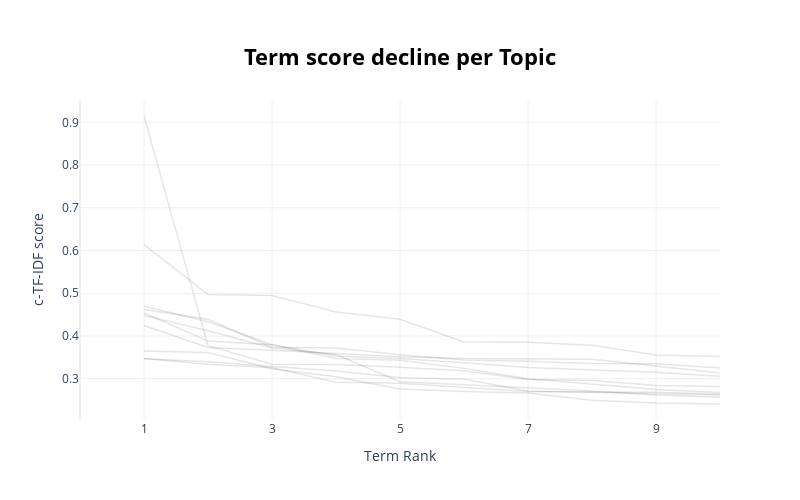

Here is the notebook cell this chart was saved with:
### Markdown cell above
rank c-tf-idf của các từ theo thứ tự giảm dần

### Code cell
topic_model.visualize_term_rank() # => visualize_term_rank (rank, score)

### Figure 1 — Plotly figure (JSON) as saved in the notebook; plotly's stock layout.template omitted (floating-point values rounded to 4 significant figures)
{"data": [{"hovertext": "<b>Topic 0</b>:thi_tiếng_anh_tiếng_anh_naoc_k_học_", "line": {"color": "black", "width": 1.5}, "mode": "lines+lines", "name": "", "opacity": 0.1, "type": "scatter", "x": [1, 2, 3, 4, 5, 6, 7, 8, 9, 10], "y": [0.4618, 0.439, 0.3736, 0.3718, 0.3564, 0.344, 0.3407, 0.3353, 0.3349, 0.3253]}, {"hovertext": "<b>Topic 1</b>:clb_svtn_ptit_à_tiếng_anh_page_đội_", "line": {"color": "black", "width": 1.5}, "mode": "lines+lines", "name": "", "opacity": 0.1, "type": "scatter", "x": [1, 2, 3, 4, 5, 6, 7, 8, 9, 10], "y": [0.4247, 0.373, 0.3666, 0.3592, 0.3515, 0.3471, 0.3465, 0.3458, 0.3296, 0.3136]}, {"hovertext": "<b>Topic 2</b>:cccd_hà_đông_plđc_ạaaa_mai_lĩnh_đk_", "line": {"color": "black", "width": 1.5}, "mode": "lines+lines", "name": "", "opacity": 0.1, "type": "scatter", "x": [1, 2, 3, 4, 5, 6, 7, 8, 9, 10], "y": [0.3466, 0.3399, 0.3285, 0.3183, 0.303, 0.2989, 0.2711, 0.2676, 0.2648, 0.2618]}, {"hovertext": "<b>Topic 3</b>:tuyển_sinh_đào_tạo_bộ_giáo_dục_và_đ", "line": {"color": "black", "width": 1.5}, "mode": "lines+lines", "name": "", "opacity": 0.1, "type": "scatter", "x": [1, 2, 3, 4, 5, 6, 7, 8, 9, 10], "y": [0.448, 0.4122, 0.3717, 0.3564, 0.2931, 0.2868, 0.279, 0.271, 0.262, 0.2565]}, {"hovertext": "<b>Topic 4</b>:hà_nội_tùy_học_viện__d_bùi_nhật_mai", "line": {"color": "black", "width": 1.5}, "mode": "lines+lines", "name": "", "opacity": 0.1, "type": "scatter", "x": [1, 2, 3, 4, 5, 6, 7, 8, 9, 10], "y": [0.365, 0.3614, 0.3233, 0.3046, 0.2758, 0.27, 0.2663, 0.2498, 0.2433, 0.2408]}, {"hovertext": "<b>Topic 5</b>:malibu_đậu_thập_cẩm_mời_nhập_học_ch", "line": {"color": "black", "width": 1.5}, "mode": "lines+lines", "name": "", "opacity": 0.1, "type": "scatter", "x": [1, 2, 3, 4, 5, 6, 7, 8, 9, 10], "y": [0.9149, 0.3772, 0.3339, 0.3335, 0.327, 0.3187, 0.2982, 0.2959, 0.2842, 0.2817]}, {"hovertext": "<b>Topic 6</b>:lcđ_khoa_thông_báo_văn_hóa_email_th", "line": {"color": "black", "width": 1.5}, "mode": "lines+lines", "name": "", "opacity": 0.1, "type": "scatter", "x": [1, 2, 3, 4, 5, 6, 7, 8, 9, 10], "y": [0.3473, 0.3337, 0.3255, 0.2915, 0.2897, 0.2796, 0.2704, 0.2688, 0.2681, 0.2644]}, {"hovertext": "<b>Topic 7</b>:trọ_ký_túc_xá_phòng_tủ_lạnh_tủ_thuê", "line": {"color": "black", "width": 1.5}, "mode": "lines+lines", "name": "", "opacity": 0.1, "type": "scatter", "x": [1, 2, 3, 4, 5, 6, 7, 8, 9, 10], "y": [0.4695, 0.4333, 0.3795, 0.3473, 0.343, 0.3242, 0.2997, 0.2875, 0.2746, 0.268]}, {"hovertext": "<b>Topic 8</b>:đào_tạo_tiếng_anh_zenlish_trình_độ_", "line": {"color": "black", "width": 1.5}, "mode": "lines+lines", "name": "", "opacity": 0.1, "type": "scatter", "x": [1, 2, 3, 4, 5, 6, 7, 8, 9, 10], "y": [0.4538, 0.3881, 0.3796, 0.3534, 0.3471, 0.3376, 0.326, 0.3199, 0.3152, 0.3056]}, {"hovertext": "<b>Topic 9</b>:tiếng_anh_thi_tiếng_anh_chứng_chỉ_t", "line": {"color": "black", "width": 1.5}, "mode": "lines+lines", "name": "", "opacity": 0.1, "type": "scatter", "x": [1, 2, 3, 4, 5, 6, 7, 8, 9, 10], "y": [0.6139, 0.497, 0.4948, 0.4562, 0.4393, 0.3861, 0.3851, 0.3785, 0.3555, 0.3522]}], "layout": {"height": 500, "hoverlabel": {"bgcolor": "white", "font": {"family": "Rockwell", "size": 16}}, "showlegend": false, "title": {"font": {"color": "Black", "size": 22}, "text": "<b>Term score decline per Topic</b>", "x": 0.5, "xanchor": "center", "y": 0.9, "yanchor": "top"}, "width": 800, "xaxis": {"dtick": 2, "range": [0, 10], "tick0": 1, "title": {"text": "Term Rank"}}, "yaxis": {"title": {"text": "c-TF-IDF score"}}}}
